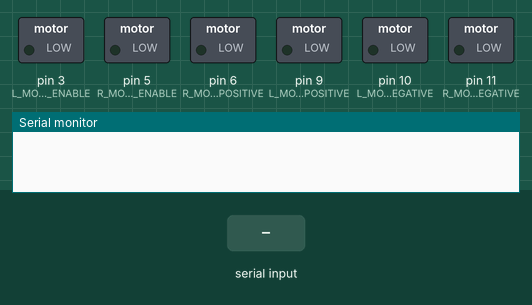
This sketch was run on a simulated Arduino Uno, built with avr-gcc and run on an emulated ATmega328P. On the bench: switched loads named in the sketch (green lamp = pin HIGH), the last lines printed to the serial monitor. Inputs (shaded band) come from the test bench.

Above: at 1.2 s.
1.3 s: "A" received over Serial
At 2.2 s:
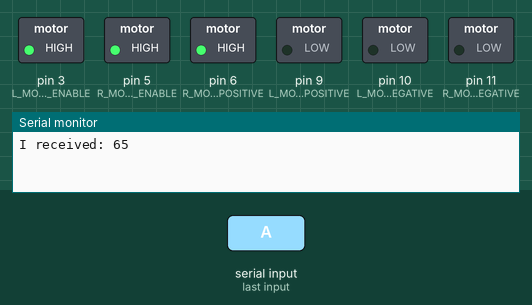
2.8 s: "D" received over Serial
At 3.3 s:
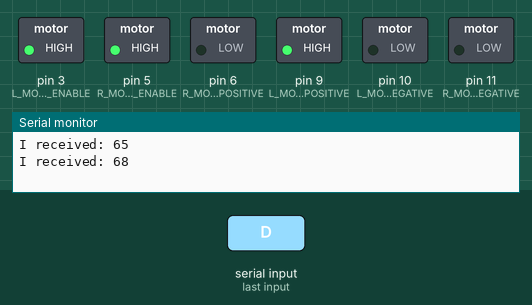
4.3 s: "W" received over Serial
At 5.5 s:
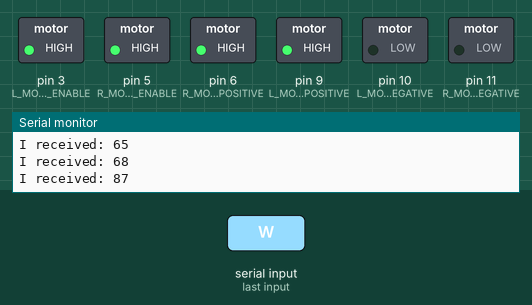
5.8 s: "S" received over Serial
At 6.8 s:
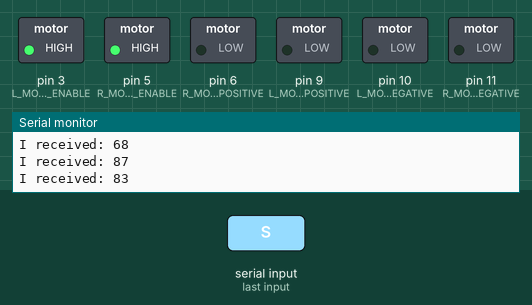
7.3 s: "R" received over Serial
At 7.9 s:
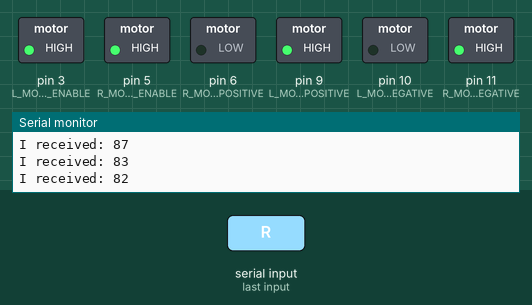
8.8 s: "L" received over Serial
At 9.1 s:
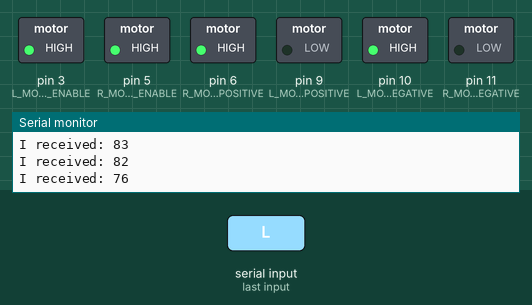
Timing chart, 0 to 11.3 s (numbered marks = the images above; inputs shaded):
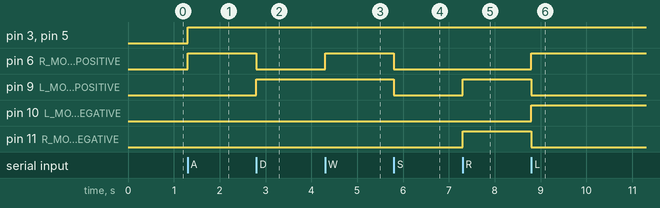

Measured:
- after the input at 1.3 s, pin 3 (L_MOTOR_ENABLE), pin 5 (R_MOTOR_ENABLE), pin 6 (R_MOTOR_POSITIVE): LOW → HIGH at once
- after the input at 2.8 s, pin 6 (R_MOTOR_POSITIVE): HIGH → LOW at once; pin 9 (L_MOTOR_POSITIVE): LOW → HIGH at once
- after the input at 4.3 s, pin 6 (R_MOTOR_POSITIVE): LOW → HIGH at once
- after the input at 5.8 s, pin 6 (R_MOTOR_POSITIVE), pin 9 (L_MOTOR_POSITIVE): HIGH → LOW at once
- after the input at 7.3 s, pin 9 (L_MOTOR_POSITIVE), pin 11 (R_MOTOR_NEGATIVE): LOW → HIGH at once
- after the input at 8.8 s, pin 6 (R_MOTOR_POSITIVE), pin 10 (L_MOTOR_NEGATIVE): LOW → HIGH at once; pin 9 (L_MOTOR_POSITIVE), pin 11 (R_MOTOR_NEGATIVE): HIGH → LOW at once

The sketch:

move_bot_serial.ino
```cpp
#define L_MOTOR_POSITIVE 9
#define L_MOTOR_NEGATIVE 10
#define L_MOTOR_ENABLE 3
#define R_MOTOR_POSITIVE 6
#define R_MOTOR_NEGATIVE 11
#define R_MOTOR_ENABLE 5
#define MAX_SPEED 255

/*
 * Movements:
 *     W := forward
 *     S := stop
 *     D := right
 *     A := left
 *     R := extreme right
 *     L := extreme left
 *     X := reverse
 */

void setup() {
  pinMode(9, OUTPUT);
  pinMode(10, OUTPUT);
  pinMode(3, OUTPUT);
  pinMode(11, OUTPUT);
  pinMode(6, OUTPUT);
  pinMode(5, OUTPUT);
  Serial.begin(9600);
}

int incomingByte = Serial.read();

void loop() {
  if (Serial.available() > 0) {
    incomingByte = Serial.read();

    Serial.print("I received: ");
    Serial.println(incomingByte);
    if (incomingByte == 'A') {
      digitalWrite(L_MOTOR_POSITIVE, LOW);
      digitalWrite(L_MOTOR_NEGATIVE, LOW);

      digitalWrite(R_MOTOR_POSITIVE, HIGH);
      digitalWrite(R_MOTOR_NEGATIVE, LOW);

      analogWrite(L_MOTOR_ENABLE, MAX_SPEED);
      analogWrite(R_MOTOR_ENABLE, MAX_SPEED);
    }
    else if (incomingByte == 'D') {
      digitalWrite(L_MOTOR_POSITIVE, HIGH);
      digitalWrite(L_MOTOR_NEGATIVE, LOW);

      digitalWrite(R_MOTOR_POSITIVE, LOW);
      digitalWrite(R_MOTOR_NEGATIVE, LOW);

      analogWrite(L_MOTOR_ENABLE, MAX_SPEED);
      analogWrite(R_MOTOR_ENABLE, MAX_SPEED);
    }
    else if (incomingByte == 'W') {
      digitalWrite(L_MOTOR_POSITIVE, HIGH);
      digitalWrite(L_MOTOR_NEGATIVE, LOW);

      digitalWrite(R_MOTOR_POSITIVE, HIGH);
      digitalWrite(R_MOTOR_NEGATIVE, LOW);

      analogWrite(L_MOTOR_ENABLE, MAX_SPEED);
      analogWrite(R_MOTOR_ENABLE, MAX_SPEED);
    }
    else if (incomingByte == 'S') {
      digitalWrite(L_MOTOR_POSITIVE, LOW);
      digitalWrite(L_MOTOR_NEGATIVE, LOW);

      digitalWrite(R_MOTOR_POSITIVE, LOW);
      digitalWrite(R_MOTOR_POSITIVE, LOW);

      analogWrite(L_MOTOR_ENABLE, MAX_SPEED);
      analogWrite(R_MOTOR_ENABLE, MAX_SPEED);
    }
    else if (incomingByte == 'R') {
      digitalWrite(R_MOTOR_POSITIVE, LOW);
      digitalWrite(R_MOTOR_NEGATIVE, HIGH);

      digitalWrite(L_MOTOR_POSITIVE, HIGH);
      digitalWrite(L_MOTOR_NEGATIVE, LOW);

      analogWrite(L_MOTOR_ENABLE, MAX_SPEED);
      analogWrite(R_MOTOR_ENABLE, MAX_SPEED);
    }
    else if (incomingByte == 'L') {
      digitalWrite(R_MOTOR_POSITIVE, HIGH);
      digitalWrite(R_MOTOR_NEGATIVE, LOW);

      digitalWrite(L_MOTOR_POSITIVE, LOW);
      digitalWrite(L_MOTOR_NEGATIVE, HIGH);

      analogWrite(L_MOTOR_ENABLE, MAX_SPEED);
      analogWrite(R_MOTOR_ENABLE, MAX_SPEED);
    }
    else if (incomingByte == 'X') {
      digitalWrite(R_MOTOR_POSITIVE, LOW);
      digitalWrite(R_MOTOR_NEGATIVE, HIGH);

      digitalWrite(L_MOTOR_POSITIVE, LOW);
      digitalWrite(L_MOTOR_NEGATIVE, HIGH);

      analogWrite(L_MOTOR_ENABLE, MAX_SPEED);
      analogWrite(R_MOTOR_ENABLE, MAX_SPEED);
    }
  }
}
```
